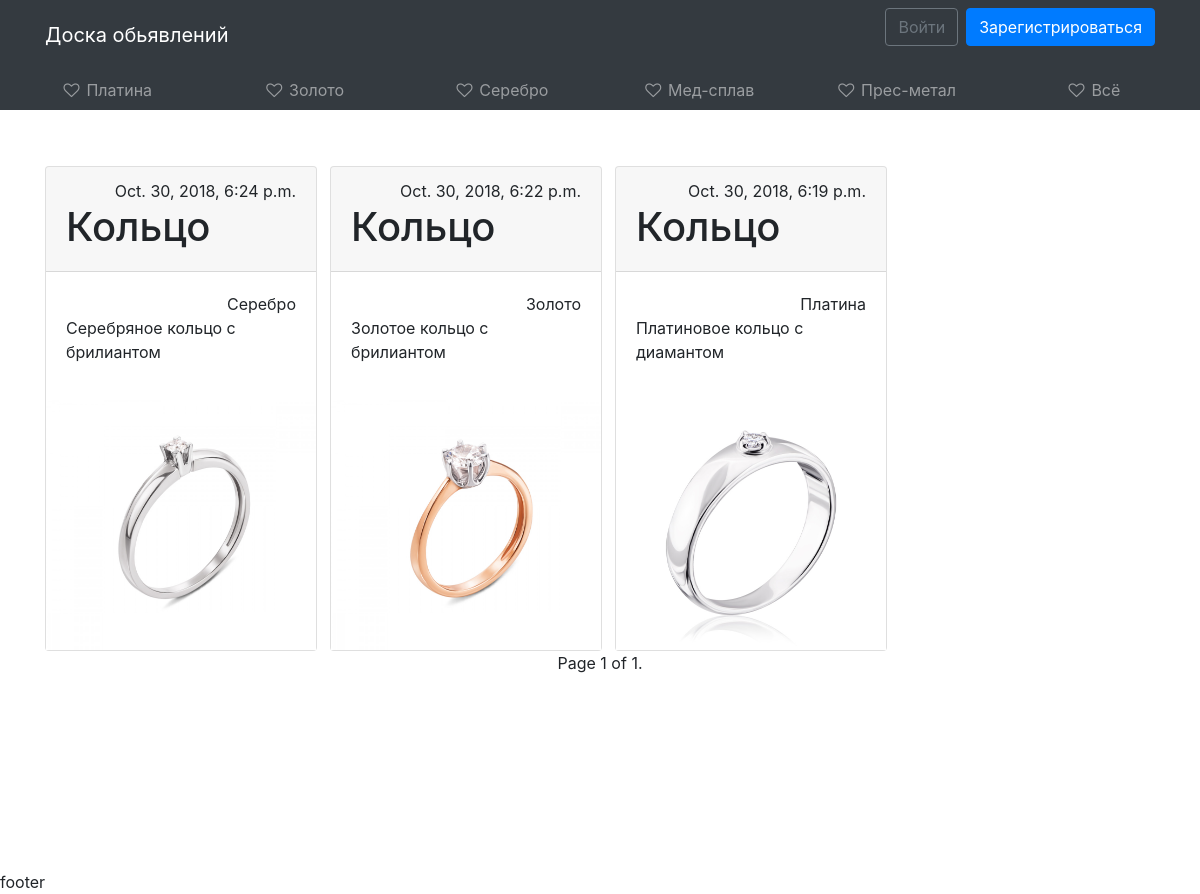
The page / on the database its author committed.
### core/models.py (models this page shows, shortened)
class Category(models.Model):
    category_name = models.CharField(max_length = 20, blank=False, verbose_name=u'category name')

class Product(models.Model):
    DELETED = 0
    TO_MODERETION = 1
    ACTIVE = 2
    MODERATING = (
        (DELETED, 'Deleted'),
        (TO_MODERETION, 'To moderation'),
        (ACTIVE, 'Active')
    )
    STANDART = 0
    VIP = 1
    TO_VIP = (
        (STANDART, 'Standart'),
        (VIP, 'VIP')
    )
    VIP_MODER = (
        (STANDART, 'No VIP'),
        (VIP, 'Want VIP')
    )
    product_user = models.ForeignKey(User, on_delete=models.CASCADE, verbose_name=u'user', default='')
    product_category = models.ForeignKey('Category', on_delete=models.DO_NOTHING, verbose_name=u'category', related_name='product')
    product_name = models.CharField(max_length=20, blank=False, verbose_name=u'name')
    product_image = models.ImageField(verbose_name=u'foto', default='images/No-image.jpg')
    product_info = models.TextField(verbose_name=u'info')
    product_price = models.PositiveIntegerField(verbose_name=u'price')
    product_status = models.IntegerField(choices=MODERATING, default=TO_MODERETION, verbose_name=u'status')
    product_vip = models.IntegerField(choices=TO_VIP, default=STANDART, verbose_name=u'VIP status')
    product_vip_moderation = models.IntegerField(choices=VIP_MODER, default=STANDART, verbose_name=u'VIP moderation')
    product_datatime_creation = models.DateTimeField(verbose_name=u'Created', auto_now_add=True)

### core/views.py (the view)
# urls.py: path('', views.HomeView.as_view(), name='home'),
class HomeView(ListViewMixin, View):
    template_name = 'core/home.html'
    def get(self, request):
        return super().get(request=request, product_vip=1)

### core/mixinviews.py (called while the page is built)
    def get(self, request, **kwargs):
        context = {}
        context['category'] = Category.objects.all()
        context['product'] = Paginator(
            get_list_or_404(
                Product.objects.order_by('-product_datatime_creation').all(), **kwargs
            ), self.paginete_by
        ).get_page(request.GET.get('page'))
        return render(request, template_name='core/home.html', context=context)

### templates/core/home.html (shortened to what this page needs)
{% extends 'base.html' %}
{% load staticfiles %}
{% block content %}
<div class="container">
<div class="row">
{% for item in product %}
  <div class="col col-md-6 col-lg-4 col-xl-3 mt-5">
    <div class="card" id="card">
        <div class="card-header">
            <div class="text-right">
                <p1>{{ item.product_datatime_creation }}</p1>
            </div>
        <h1>{{ item.product_name }}</h1>
        </div>
      <div class="card-body">
          <div class="text-right">
              {{ item.product_category.category_name }}
          </div>
          <p>{{ item.product_info }}</p>
      </div>
        <img src="{{ item.product_image.url }}" alt="..." onclick="location.href='{% url 'detail' pid=item.id %}'" height="250">
    </div>
  </div>
{% endfor %}
</div>
</div>
<div class="pagination">
    <span class="step-links">
        <span class="current">
            Page {{ product.number }} of {{ product.paginator.num_pages }}.
        </span>
    </span>
</div>
{% endblock %}

### templates/base.html (shortened to what this page needs)
{% load staticfiles %}
<html lang="en">
<head>
    <link rel="stylesheet" href="https://stackpath.bootstrapcdn.com/bootstrap/4.1.3/css/bootstrap.min.css">
    <link rel="stylesheet" href="https://cdnjs.cloudflare.com/ajax/libs/font-awesome/4.7.0/css/font-awesome.css">
    <link rel="stylesheet" href="{% static '/css/style.css' %}">
</head>
<body>
{% include 'header.html' %}
{% block sidebar %}
<div class="container-fluid h-100">
    <div class="row d-flex flex-row">
        <aside class="col-1 col-md-2 col-lg-12 h-md-100 p-0 bg-dark top">
            <nav class="navbar navbar-expand navbar-dark bg-dark p-0 px-lg-2">
                <div class="collapse navbar-collapse">
                    <ul class="flex-column flex-lg-row navbar-nav w-100 justify-content-center align-items-center align-items-sm-start text-left text-lg-center">
                        {% for item in category %}
                        <li class="nav-item w-100">
                            <a class="nav-link text-truncate" href="{% url 'category' pid=item.id %}"><i class="fa fa-heart-o fa-fw"></i> <span class="d-none d-md-inline">{{ item.category_name }}</span></a>
                        </li>
                        {% endfor %}
                        <li class="nav-item w-100">
                            <a class="nav-link text-truncate" href="{% url 'all' %}"><i class="fa fa-heart-o fa-fw"></i> <span class="d-none d-md-inline">Всё</span></a>
                        </li>
                    </ul>
                </div>
            </nav>
        </aside>
        <main class="col-11 col-md-10 col-lg-12 bg-faded py-2">
            {% endblock %}
            {% block content %}{% endblock %}
        </main>
    </div>
</div>
<div>
    {% include 'footer.html' %}
</div>
</body>
</html>

### static/css/style.css (style rules this page uses)
#card { width: 17rem; }
.pagination { justify-content: center; }

### rows shown on the page
Category: category_name "Платина"
Category: category_name "Золото"
Category: category_name "Серебро"
Category: category_name "Мед-сплав"
Category: category_name "Прес-метал"
Product: product_datatime_creation "Oct. 30, 2018, 6:24 p.m.", product_name "Кольцо", product_category.category_name "Серебро", product_info "Серебряное кольцо с брилиантом", product_image (picture)
Product: product_datatime_creation "Oct. 30, 2018, 6:22 p.m.", product_name "Кольцо", product_category.category_name "Золото", product_info "Золотое кольцо с брилиантом", product_image (picture)
Product: product_datatime_creation "Oct. 30, 2018, 6:19 p.m.", product_name "Кольцо", product_category.category_name "Платина", product_info "Платиновое кольцо с диамантом", product_image (picture)

### other values the page prints
{{ product.number }} "1"
{{ product.paginator.num_pages }} "1"
